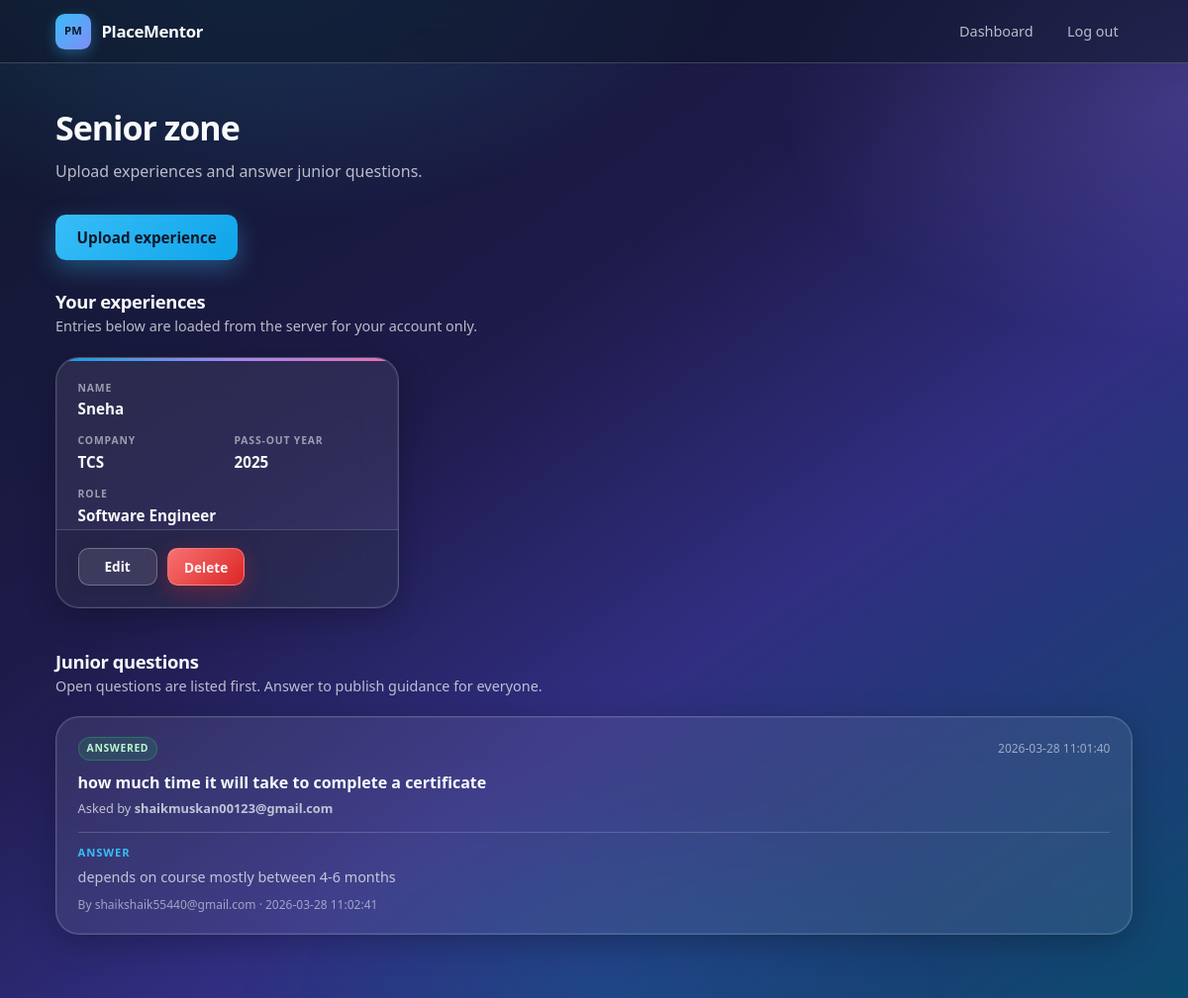
Screenshot of /senior (signed in) with the database file from the repository.
### tables this page shows
CREATE TABLE experience (
            id INTEGER PRIMARY KEY AUTOINCREMENT,
            company TEXT NOT NULL,
            role TEXT NOT NULL,
            questions TEXT,
            prep TEXT,
            courses TEXT
        , senior_name TEXT NOT NULL DEFAULT '', passout_year INTEGER, "user" TEXT);

CREATE TABLE queries (
            id INTEGER PRIMARY KEY AUTOINCREMENT,
            question TEXT NOT NULL,
            asked_by INTEGER NOT NULL,
            created_at TEXT NOT NULL DEFAULT (datetime('now')),
            answer TEXT,
            answered_by INTEGER,
            answered_at TEXT,
            FOREIGN KEY (asked_by) REFERENCES users(id),
            FOREIGN KEY (answered_by) REFERENCES users(id)
        );

CREATE TABLE users (
            id INTEGER PRIMARY KEY AUTOINCREMENT,
            username TEXT UNIQUE NOT NULL,
            password TEXT NOT NULL
        );

### app.py (the view)
    @app.route("/senior")
    @login_required
    def senior():
        username = session["username"]
        my_experiences = fetch_experiences_for_user(username)
        queries = fetch_queries(unanswered_first=True)
        return render_template(
            "senior.html",
            queries=queries,
            my_experiences=my_experiences,
        )

### auth.py (called while the page is built)
def login_required(view):
    @wraps(view)
    def wrapped(*args, **kwargs):
        if SESSION_USERNAME not in session:
            flash("Please log in to continue.", "error")
            return redirect(url_for("login", next=request.path))
        if not session.get(SESSION_USERNAME):
            session.clear()
            flash("Please log in to continue.", "error")
            return redirect(url_for("login", next=request.path))
        if SESSION_USER_ID not in session:
            session.clear()
            flash("Session expired. Please log in again.", "error")
            return redirect(url_for("login", next=request.path))
        return view(*args, **kwargs)
    return wrapped

### database.py (called while the page is built)
def connect_db() -> sqlite3.Connection:
    conn = sqlite3.connect(DB_NAME)
    conn.row_factory = sqlite3.Row
    return conn

@contextmanager
def db_connection():
    conn = connect_db()
    try:
        yield conn
    finally:
        conn.close()

def fetch_queries(limit: int | None = None, unanswered_first: bool = False):
    order = "ORDER BY q.created_at DESC"
    if unanswered_first:
        order = """
        ORDER BY CASE WHEN q.answer IS NULL OR TRIM(q.answer) = '' THEN 0 ELSE 1 END,
                 q.created_at DESC
        """
    sql = f"""
        SELECT q.id, q.question, q.answer, q.created_at, q.answered_at,
               u.username AS asker_name,
               ans.username AS answerer_name
        FROM queries q
        JOIN users u ON u.id = q.asked_by
        LEFT JOIN users ans ON ans.id = q.answered_by
        {order}
    """
    with db_connection() as conn:
        cur = conn.cursor()
        cur.execute(sql)
        rows = cur.fetchall()
    if limit is not None:
        rows = rows[:limit]
    return rows

def fetch_experiences_for_user(username: str):
    with db_connection() as conn:
        cur = conn.cursor()
        cur.execute(
            'SELECT * FROM experience WHERE "user" = ? ORDER BY id DESC',
            (username,),
        )
        return cur.fetchall()

### templates/senior.html (shortened to what this page needs)
<!DOCTYPE html>
<html lang="en">
<head>
    <link rel="stylesheet" href="{{ url_for('static', filename='style.css') }}" />
</head>
<body class="gradient-bg saas-body">
    <div class="bg-mesh" aria-hidden="true"></div>
    <header class="navbar">
        <div class="navbar-inner">
            <a href="{{ url_for('dashboard') }}" class="navbar-brand">
                <span class="navbar-logo">PM</span>
                <span class="navbar-title">PlaceMentor</span>
            </a>
            <nav class="navbar-nav" aria-label="Main">
                <a href="{{ url_for('dashboard') }}" class="nav-link">Dashboard</a>
                <a href="{{ url_for('logout') }}" class="nav-link">Log out</a>
            </nav>
        </div>
    </header>
    <main class="main-dashboard">
        <div class="container dashboard-container">
            <header class="dashboard-header">
                <h1 class="page-title">Senior zone</h1>
                <p class="page-subtitle">Upload experiences and answer junior questions.</p>
            </header>
            <div class="senior-actions">
                <a href="{{ url_for('upload') }}" class="btn btn-primary">Upload experience</a>
            </div>
            <section class="queries-panel senior-my-posts" aria-labelledby="senior-my-posts-heading">
                <h2 id="senior-my-posts-heading" class="section-title-bar">Your experiences</h2>
                <p class="queries-panel-lead">Entries below are loaded from the server for your account only.</p>
                {% if my_experiences %}
                <div class="senior-exp-grid" role="list">
                    {% for exp in my_experiences %}
                    <article class="glass-card senior-exp-card" role="listitem">
                        <div class="senior-exp-card-accent" aria-hidden="true"></div>
                        <dl class="senior-exp-fields">
                            <div class="senior-exp-field senior-exp-field--wide">
                                <dt>Name</dt>
                                <dd>{{ exp.senior_name if exp.senior_name else '—' }}</dd>
                            </div>
                            <div class="senior-exp-field">
                                <dt>Company</dt>
                                <dd>{{ exp.company }}</dd>
                            </div>
                            <div class="senior-exp-field">
                                <dt>Pass-out year</dt>
                                <dd>{% if exp.passout_year %}{{ exp.passout_year }}{% else %}—{% endif %}</dd>
                            </div>
                            <div class="senior-exp-field senior-exp-field--wide">
                                <dt>Role</dt>
                                <dd>{{ exp.role }}</dd>
                            </div>
                        </dl>
                        <div class="senior-exp-card-actions">
                            <a href="/edit/{{ exp.id }}" class="btn btn-secondary btn-sm senior-exp-btn-edit">Edit</a>
                            <form method="post" action="{{ url_for('delete_experience', id=exp.id) }}" class="senior-exp-delete-form" onsubmit="return confirm('Delete this experience permanently?');">
                                <button type="submit" class="btn btn-danger btn-sm">Delete</button>
                            </form>
                        </div>
                    </article>
                    {% endfor %}
                </div>
                {% else %}
                <p class="empty-state empty-state--inline">No experiences yet. Use “Upload experience” to add one.</p>
                {% endif %}
            </section>
            <section class="queries-panel" aria-labelledby="senior-queries-heading">
                <h2 id="senior-queries-heading" class="section-title-bar">Junior questions</h2>
                <p class="queries-panel-lead">Open questions are listed first. Answer to publish guidance for everyone.</p>
                {% if queries %}
                <ul class="query-cards">
                    {% for q in queries %}
                    <li class="glass-card query-card">
                        <div class="query-card-top">
                            <span class="query-badge {% if q.answer and q.answer.strip() %}query-badge--answered{% else %}query-badge--open{% endif %}">
                                {% if q.answer and q.answer.strip() %}Answered{% else %}Open{% endif %}
                            </span>
                            <span class="query-card-date">{{ q.created_at }}</span>
                        </div>
                        <p class="query-card-question">{{ q.question }}</p>
                        <p class="query-card-asker">Asked by <strong>{{ q.asker_name }}</strong></p>
                        {% if q.answer and q.answer.strip() %}
                        <div class="query-card-answer">
                            <h3 class="query-answer-label">Answer</h3>
                            <p class="query-answer-body">{{ q.answer }}</p>
                            <p class="query-card-meta">By {{ q.answerer_name or 'Senior' }} {% if q.answered_at %}· {{ q.answered_at }}{% endif %}</p>
                        </div>
                        {% else %}
                        <a href="{{ url_for('query_answer', query_id=q.id) }}" class="btn btn-primary btn-sm">Answer</a>
                        {% endif %}
                    </li>
                    {% endfor %}
                </ul>
                {% else %}
                <p class="empty-state">No questions yet. Juniors can post from Junior zone.</p>
                {% endif %}
            </section>
        </div>
    </main>
</body>
</html>

### rows the page displays
experience: senior_name "Sneha", company "TCS", passout_year "2025", role "Software Engineer"
queries: shows "ANSWERED", created_at "2026-03-28 11:01:40", question "how much time it will take to complete a certificate", asker_name "shaikmuskan00123@gmail.com", answer "depends on course mostly between 4-6 months", username "shaikshaik55440@gmail.com", answered_at "2026-03-28 11:02:41"
